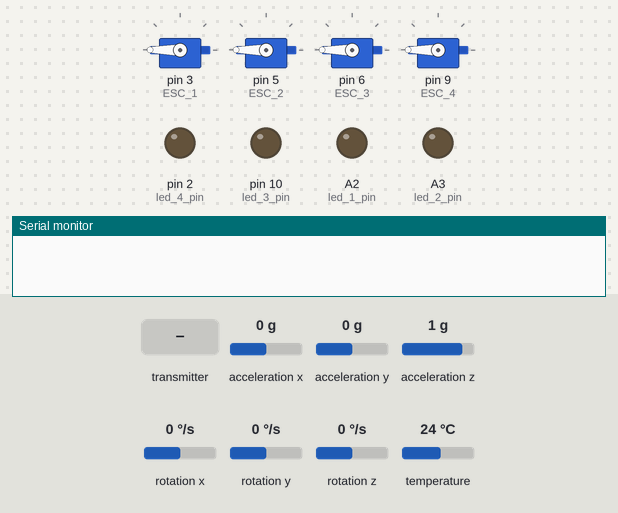
This sketch was run on a simulated Arduino Uno, built with avr-gcc and run on an emulated ATmega328P. Shown: 4 × servo, output pins drawn as LEDs (lit = HIGH), the last lines printed to the serial monitor. Dashed ring = blinking. The inputs (shaded band) are chosen by the test bench; at power-on: acceleration x 0 g, acceleration y 0 g, acceleration z 1 g, rotation x 0 °/s, rotation y 0 °/s, rotation z 0 °/s, temperature 24 °C. No radio packets arrive unless stated.

Above: at 3.1 s.
At 12.2 s:
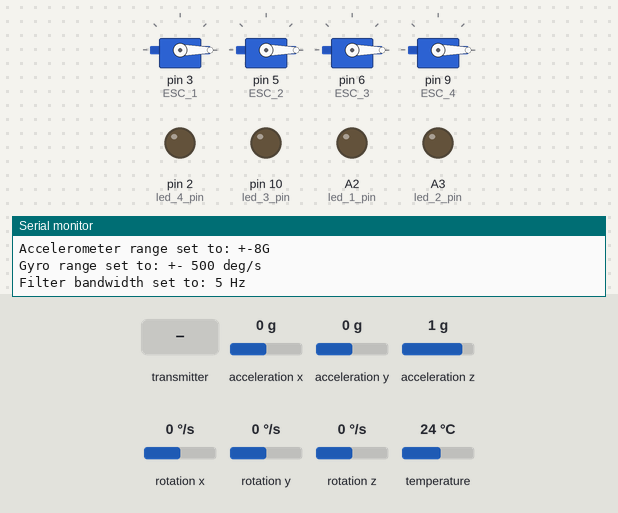
12.3 s: the transmitter starts sending throttle = 256
At 12.9 s:
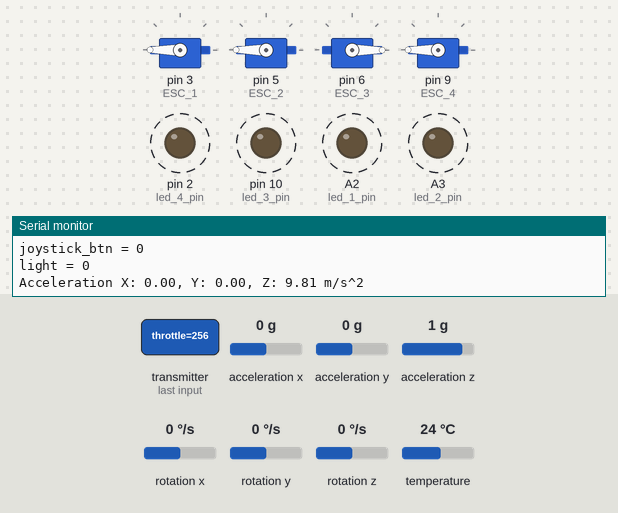
Timing chart, 0 to 21.3 s (numbered marks = the images above; inputs shaded):
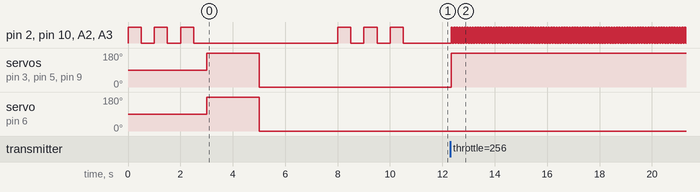

The sketch:

flight_controller.ino
```cpp
#include <nRF24L01.h>
#include <RF24.h>

#include <Servo.h>

#include <Adafruit_MPU6050.h>
#include <Adafruit_Sensor.h>
#include <Wire.h>

Servo ESC_1;
Servo ESC_2;
Servo ESC_3;
Servo ESC_4;

//defining led light pins
const int led_1_pin = A2;
const int led_2_pin = A3;
const int led_3_pin = 10;
const int led_4_pin = 2;

//radio
RF24 radio(4, 8); // CE, CSN
const byte address[6] = "00001";

//data to receive from nRF24L01
struct joystick {
  int x;
  int y;
  int btn;
};

struct data {
  struct joystick joystick;
  int throttle;
  int rotation;
  int light;
};

Adafruit_MPU6050 mpu;

void blink(int repeat, int delay_ms) {
    if (repeat == 0)
    {
        while (1)
        {
            digitalWrite(led_1_pin,HIGH);
            digitalWrite(led_2_pin,HIGH);
            digitalWrite(led_3_pin,HIGH);
            digitalWrite(led_4_pin,HIGH);

            delay(delay_ms);

            digitalWrite(led_1_pin,LOW);
            digitalWrite(led_2_pin,LOW);
            digitalWrite(led_3_pin,LOW);
            digitalWrite(led_4_pin,LOW);

            delay(delay_ms);
        }
    }

    for(int i=0; i<repeat; i++){
        digitalWrite(led_1_pin,HIGH);
        digitalWrite(led_2_pin,HIGH);
        digitalWrite(led_3_pin,HIGH);
        digitalWrite(led_4_pin,HIGH);

        delay(delay_ms);

        digitalWrite(led_1_pin,LOW);
        digitalWrite(led_2_pin,LOW);
        digitalWrite(led_3_pin,LOW);
        digitalWrite(led_4_pin,LOW);

        delay(delay_ms);
    };
}

void setup() {
  Serial.begin(115200);

  //********************radio setup********************//
  radio.begin();
  radio.openReadingPipe(0, address);
  radio.setPALevel(RF24_PA_MIN);
  radio.startListening();

  //********************LEDs setup********************//
  pinMode(led_1_pin,OUTPUT);
  pinMode(led_2_pin,OUTPUT);
  pinMode(led_3_pin,OUTPUT);
  pinMode(led_4_pin,OUTPUT);

  //********************bldc setup********************//
  ESC_1.attach(3,1000,2000);
  ESC_2.attach(5,1000,2000);
  ESC_3.attach(6,1000,2000);
  ESC_4.attach(9,1000,2000);

  //blink
  blink(3, 500);

  //********************calibration********************//
  ESC_1.writeMicroseconds(2000);
  ESC_2.writeMicroseconds(2000);
  ESC_3.writeMicroseconds(2000);
  ESC_4.writeMicroseconds(2000);

  delay(2000);

  ESC_1.writeMicroseconds(1000);
  ESC_2.writeMicroseconds(1000);
  ESC_3.writeMicroseconds(1000);
  ESC_4.writeMicroseconds(1000);

  delay(3000);

  //blink
  blink(3, 500);

  //********************mpu 6050 setup********************//
  Serial.println("Adafruit MPU6050 test!");

  // Try to initialize!
  if (!mpu.begin()) {
    blink(5, 200);
  }
  Serial.println("MPU6050 Found!");

  mpu.setAccelerometerRange(MPU6050_RANGE_8_G);
  Serial.print("Accelerometer range set to: ");
  switch (mpu.getAccelerometerRange()) {
  case MPU6050_RANGE_2_G:
    Serial.println("+-2G");
    break;
  case MPU6050_RANGE_4_G:
    Serial.println("+-4G");
    break;
  case MPU6050_RANGE_8_G:
    Serial.println("+-8G");
    break;
  case MPU6050_RANGE_16_G:
    Serial.println("+-16G");
    break;
  }

  mpu.setGyroRange(MPU6050_RANGE_500_DEG);
  Serial.print("Gyro range set to: ");
  switch (mpu.getGyroRange()) {
  case MPU6050_RANGE_250_DEG:
    Serial.println("+- 250 deg/s");
    break;
  case MPU6050_RANGE_500_DEG:
    Serial.println("+- 500 deg/s");
    break;
  case MPU6050_RANGE_1000_DEG:
    Serial.println("+- 1000 deg/s");
    break;
  case MPU6050_RANGE_2000_DEG:
    Serial.println("+- 2000 deg/s");
    break;
  }

  mpu.setFilterBandwidth(MPU6050_BAND_5_HZ);
  Serial.print("Filter bandwidth set to: ");
  switch (mpu.getFilterBandwidth()) {
  case MPU6050_BAND_260_HZ:
    Serial.println("260 Hz");
    break;
  case MPU6050_BAND_184_HZ:
    Serial.println("184 Hz");
    break;
  case MPU6050_BAND_94_HZ:
    Serial.println("94 Hz");
    break;
  case MPU6050_BAND_44_HZ:
    Serial.println("44 Hz");
    break;
  case MPU6050_BAND_21_HZ:
    Serial.println("21 Hz");
    break;
  case MPU6050_BAND_10_HZ:
    Serial.println("10 Hz");
    break;
  case MPU6050_BAND_5_HZ:
    Serial.println("5 Hz");
    break;
  }
  Serial.println("");

  //********************initial angles********************//
  sensors_event_t a, g, temp;
  mpu.getEvent(&a, &g, &temp);

  const int x_0 = a.acceleration.x;
  const int y_0 = a.acceleration.y;
}

void print_received_data(int x, int y, int btn, int throttle, int rotation, int light){
    Serial.print("throttle = ");
    Serial.print(throttle);
    Serial.print("\n");

    Serial.print("rotation = ");
    Serial.print(rotation);
    Serial.print("\n");

    Serial.print("x_axis_value = ");
    Serial.print(x);
    Serial.print("\n");
    Serial.print("y_axis_value = ");
    Serial.print(y);
    Serial.print("\n");
    Serial.print("joystick_btn = ");
    Serial.print(btn);
    Serial.print("\n\n\n");
    Serial.print("light = ");
    Serial.print(light);
    Serial.print("\n\n\n");
}

void disengage(Servo ESC_1, Servo ESC_2, Servo ESC_3, Servo ESC_4) {
    ESC_1.writeMicroseconds(1000);
    ESC_2.writeMicroseconds(1000);
    ESC_3.writeMicroseconds(1000);
    ESC_4.writeMicroseconds(1000);

    blink(0,50);
}

float PID(float error, float P, float I, float D, float prev_error, float prev_iterm) {
  return P*error + prev_error + I*((error+prev_error)/2)*0.25 + D*((error-prev_error)/0.25);
}

void loop() {
/*  //reading mpu data
  sensors_event_t a, g, temp;
  mpu.getEvent(&a, &g, &temp);

  Serial.print("Acceleration X: ");
  Serial.print(a.acceleration.x);
  Serial.print(", Y: ");
  Serial.print(a.acceleration.y);
  Serial.print(", Z: ");
  Serial.print(a.acceleration.z);
  Serial.println(" m/s^2");
*/
  if (radio.available()) {
    struct data data;

    radio.read(&data, sizeof(data));
    int x = data.joystick.x;
    int y = data.joystick.y;
    int btn = data.joystick.btn;
    int throttle = map(data.throttle,0,180,900,2000);
    int rotation = data.rotation;
    int light = data.light;

    //********************showing received data********************//
    print_received_data(x, y, btn, throttle, rotation, light);

    //********************reading mpu data********************//
    sensors_event_t a, g, temp;
    mpu.getEvent(&a, &g, &temp);

    Serial.print("Acceleration X: ");
    Serial.print(a.acceleration.x);
    Serial.print(", Y: ");
    Serial.print(a.acceleration.y);
    Serial.print(", Z: ");
    Serial.print(a.acceleration.z);
    Serial.println(" m/s^2");

    //********************PID*********************//
    float P = 12.3;
    float I = 8.549;
    float D = 0.7;

    //********************setting motor speed********************// in other words : hover
    if(x<713 && x> 309 && y<712 && y> 307){
      float setpoint = 0.0;
      float error_pitch = setpoint - a.acceleration.y;
      float error_roll = setpoint - a.acceleration.x;

      float prev_error_pitch = 0;
      float prev_Iterm_pitch = 0;
      float prev_error_roll = 0;
      float prev_Iterm_roll = 0;

      float input_pitch = PID(error_pitch, P, I, D, prev_error_pitch,prev_Iterm_pitch);
      float input_roll = PID(error_pitch, P, I, D, prev_error_pitch,prev_Iterm_pitch);

      prev_error_pitch = error_pitch;
      prev_Iterm_pitch = I;
      prev_error_roll = error_roll;
      prev_Iterm_roll = I;

      ESC_1.writeMicroseconds(throttle - input_pitch - input_roll);
      ESC_2.writeMicroseconds(throttle + input_pitch - input_roll);
      ESC_3.writeMicroseconds(throttle + input_pitch + input_roll);
      ESC_4.writeMicroseconds(throttle - input_pitch + input_roll);
    }

    //PITCH
    if(y < 10){
      float setpoint = -2.7;
      float error = setpoint - a.acceleration.x;
      float prev_error = 0;
      float prev_Iterm = 0;

      float input = PID(error, P, I, D, prev_error, prev_Iterm);

      prev_error = error;
      prev_Iterm = I;

      ESC_1.writeMicroseconds(throttle - input);
      ESC_2.writeMicroseconds(throttle - input);
    }

    if(y > 1000){
      float setpoint = 2.1;
      float error = setpoint - a.acceleration.x;
      float prev_error = 0;
      float prev_Iterm = 0;

      float input = PID(error, P, I, D, prev_error, prev_Iterm);

      prev_error = error;
      prev_Iterm = I;

      ESC_3.writeMicroseconds(throttle - input);
      ESC_4.writeMicroseconds(throttle - input);
    }

    //ROLL
    if(x < 10){
      float setpoint = -2.1;
      float error = setpoint - a.acceleration.y;
      float prev_error = 0;
      float prev_Iterm = 0;

      float input = PID(error, P, I, D, prev_error, prev_Iterm);

      prev_error = error;
      prev_Iterm = I;

      ESC_1.writeMicroseconds(throttle - input);
      ESC_4.writeMicroseconds(throttle - input);
    }

    if(x > 1000){
      float setpoint = 2.8;
      float error = setpoint - a.acceleration.y;
      float prev_error = 0;
      float prev_Iterm = 0;

      float input = PID(error, P, I, D, prev_error, prev_Iterm);

      prev_error = error;
      prev_Iterm = I;

      ESC_1.writeMicroseconds(throttle - input);
      ESC_4.writeMicroseconds(throttle - input);
    }

    //********************YAW********************//
    if(rotation > 30) {
      ESC_1.writeMicroseconds(throttle - 30);
      ESC_3.writeMicroseconds(throttle - 30);
    }//left

    if(rotation < -20) {
      ESC_2.writeMicroseconds(throttle - 30);
      ESC_4.writeMicroseconds(throttle - 30);
    }//right

    //disengage
    if (btn == 0) {
        disengage(ESC_1,ESC_2,ESC_3,ESC_4);
    }

    //turinig led ON or OFF
    if(light == 1){
      digitalWrite(led_1_pin,HIGH);
      digitalWrite(led_2_pin,HIGH);
      digitalWrite(led_3_pin,HIGH);
      digitalWrite(led_4_pin,HIGH);
    }else {
      digitalWrite(led_1_pin,LOW);
      digitalWrite(led_2_pin,LOW);
      digitalWrite(led_3_pin,LOW);
      digitalWrite(led_4_pin,LOW);
    }

  }
  delay(100);
}
```

Measured:
- after the input at 12.3 s, pin 2 (led_4_pin), pin 10 (led_3_pin), A2 (led_1_pin), A3 (led_2_pin): alternates HIGH for 0.05 s and LOW for 0.05 s, starting at once; servo on pin 3 (ESC_1), servo on pin 5 (ESC_2), servo on pin 9 (ESC_4): 0° → 180° at once
